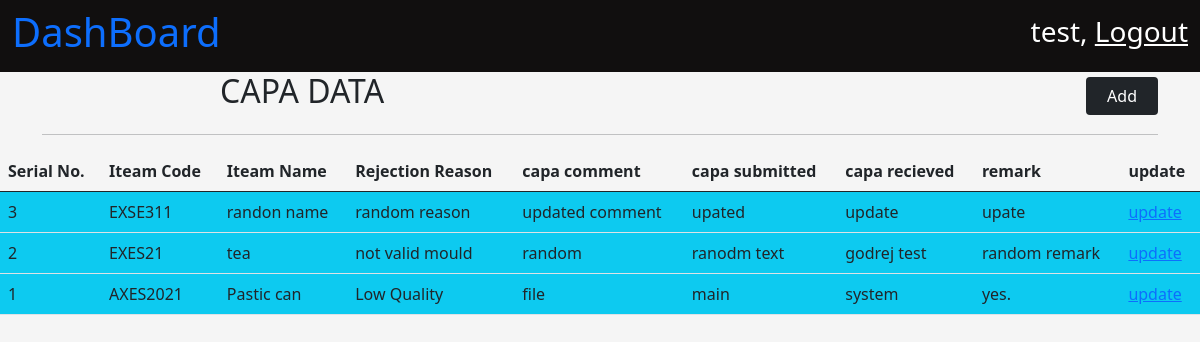
/quality/capaData/ (signed in), run on the app's committed database.
### MouldQuality/models.py (models this page shows)
class capa_data(models.Model):
    serial_number = models.AutoField(primary_key=True)
    item_code = models.CharField(max_length=100)
    item_name = models.CharField(max_length=200)
    last_updated = models.DateTimeField(auto_now = True)
    rejection_reason = models.CharField(max_length=100, null = True)
    capa_comment = models.CharField(max_length=200, null = True)
    capa_submitted = models.CharField(max_length=200, null = True)
    capa_recv = models.CharField(max_length=200, null = True)
    remark = models.CharField(max_length=200, null = True)

### MouldQuality/views.py (the view)
# urls.py: path('capaData/', views.capa_data_show, name = "CapaData"),
@login_required
def capa_data_show(request):
    context = {}
    context['capa_data'] = capa_data.objects.all()[::-1]
    if len(context['capa_data']) == 0:
        context['NO_DATA'] = True
    return render(request, 'quality/capa_data.html', context)

### MouldQuality/templates/quality/capa_data.html (shortened to what this page needs)
{% extends 'base.html' %}
{% load static %}
{% block title %}
    <link
        rel="stylesheet"
        href="{% static 'css/dashboard.css' %}" >
{% endblock %}
{% block body_content %}
    <nav
        class="navbar navbar-light dashboard_nav">
        <div class="container-fluid dashboard_nav">
            <p class="h1 dashboard_title">
                <a href="{% url 'homePage' %}" style="text-decoration:None;">
                  DashBoard
                </a>
            </p>
            <div class="user_data">
                <p class="h3">
                    {{ request.user.first_name }},
                    <a href="{% url 'userLogout' %}">
                        Logout
                    </a>
                </p>
            </div>
        </div>
    </nav>
    <div class="container">
        <div class="row">
            <div class="col">
                <p class="h2" style="text-align : center">
                    CAPA DATA
                </p>
            </div>
            <div class="col">
                <a href="{% url 'NewIteam' %}"> <button class="btn bg-dark text-white" style="padding-left: 20px;padding-right : 20px;margin-top : 5px;margin-left : 500px;">Add</button></a>
            </div>
        </div>
        <hr />
    </div>
    <div>
        <table class="table">
            <thead>
                <th class="col">
                    Serial No.
                </th>
                <th class="col">
                    Iteam Code
                </th>
                <th class="col">
                    Iteam Name
                </th>
                <th class="col">
                    Rejection Reason
                </th>
                <th class="col">
                    capa comment
                </th>
                <th class="col">
                    capa submitted
                </th>
                <th class="col">
                    capa recieved
                </th>
                <th class="col">
                    remark
                </th>
                <th class="col">
                    update
                </th>
            </thead>
            <tbody>
                {% for data in capa_data %}
                <tr class="bg-info">
                <td>
                    {{ data.serial_number }}
                </td>
                <td>
                    {{ data.item_code }}
                </td>
                <td>
                    {{ data.item_name }}
                </td>
                <td>
                    {{ data.rejection_reason }}
                </td>
                <td>
                    {{ data.capa_comment }}
                </td>
                <td>
                    {{ data.capa_submitted }}
                </td>
                <td>
                    {{ data.capa_recv }}
                </td>
                <td>
                    {{ data.remark }}
                </td>
                <td>
                    <a href="/quality/updateCAPA/{{ data.serial_number }}">update</a>
                </td>
                    </tr>
                {% endfor %}
            </tbody>
        </table>
    </div>
{% endblock %}

### user_panel/static/css/dashboard.css (style rules this page uses)
body { background-color: whitesmoke; }
nav.dashboard_nav { background-color: rgb(17, 15, 15); }
nav.dashboard_nav div.dashboard_nav { color : white; }
nav.dashboard_nav div.user_data p a { color: white; }

### data on the page
capa_data: serial_number "3", item_code "EXSE311", item_name "randon name", rejection_reason "random reason", capa_comment "updated comment", capa_submitted "upated", capa_recv "update", remark "upate"
capa_data: serial_number "2", item_code "EXES21", item_name "tea", rejection_reason "not valid mould", capa_comment "random", capa_submitted "ranodm text", capa_recv "godrej test", remark "random remark"
capa_data: serial_number "1", item_code "AXES2021", item_name "Pastic can", rejection_reason "Low Quality", capa_comment "file", capa_submitted "main", capa_recv "system", remark "yes."

### other printed values
{{ request.user.first_name }} "test"
